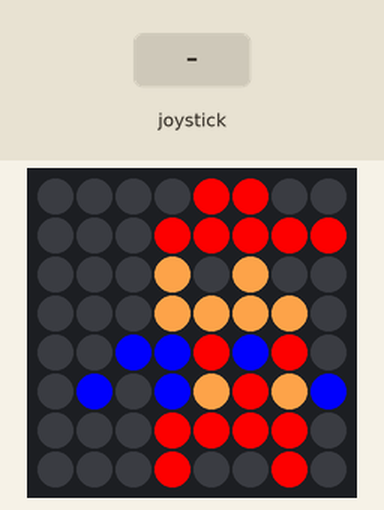
This program was run on a simulated Raspberry Pi (BCM pin numbers) with a Sense HAT. Shown: the Sense HAT's 8×8 RGB LED matrix. Inputs (shaded band) come from the test bench.

Above: at 0.1 s.
At 1.6 s:
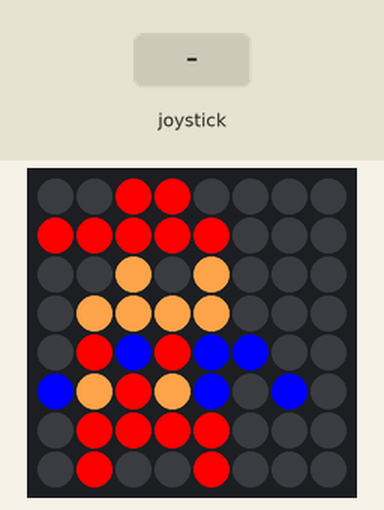
1.7 s: joystick pushed up
At 2.22 s:
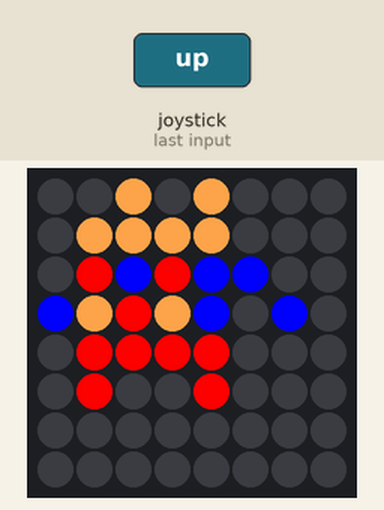
Timing chart, 0 to 4.7 s (numbered marks = the images above; inputs shaded):
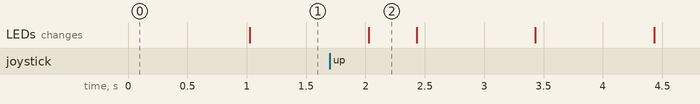

The program:

mario.py
```python
from sense_hat import SenseHat
from time import sleep
import sys

sense = SenseHat()
sense.set_rotation(90)

r = (255, 0, 0)
b = (0, 0, 255)
h = (252, 160, 72)
e = (0, 0, 0)

image = [
e,e,e,e,r,r,e,e,
e,e,e,r,r,r,r,r,
e,e,e,h,e,h,e,e,
e,e,e,h,h,h,h,e,
e,e,b,b,r,b,r,e,
e,b,e,b,h,r,h,b,
e,e,e,r,r,r,r,e,
e,e,e,r,e,e,r,e
]

image2 = [
e,e,e,h,e,h,e,e,
e,e,e,h,h,h,h,e,
e,e,b,b,r,b,r,e,
e,b,e,b,h,r,h,b,
e,e,e,r,r,r,r,e,
e,e,e,r,e,e,r,e,
e,e,e,e,e,e,e,e,
e,e,e,e,e,e,e,e,
]

def main():
    sense.set_pixels(image)

    while True:
        sleep(1)
        sense.flip_h()

        for event in sense.stick.get_events():
            sense.set_pixels(image2)
            sense.flip_h()
            sleep(0.2)
            sense.set_pixels(image)


try:
    main()
except (KeyboardInterrupt, SystemExit):
    print("programma sluiten")
finally:
    print("opkuisen van de matrix")
    sense.clear()
    sys.exit(0)
```

Measured:
- after the input at 1.7 s, the LEDs: change after 0.33 s (image 2)
- what the display in image 2 shows lasts 0.4 s, from 2.0 s to 2.4 s
